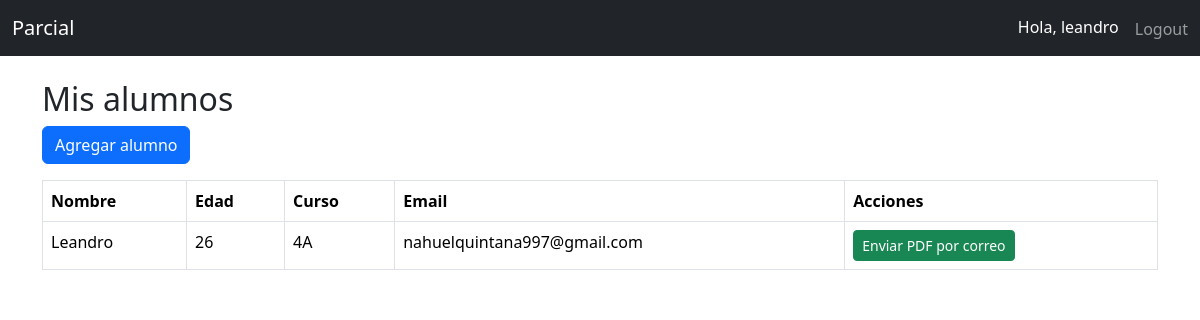
/alumnos/ (signed in), run on an earlier commit of the app's database.
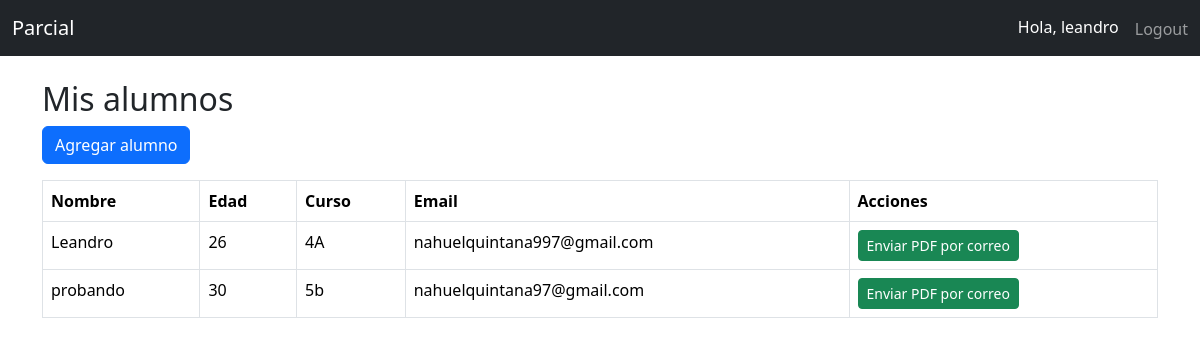
And on a later commit of the database.
### alumnos/models.py (models this page shows, shortened)
class Alumno(models.Model):
    usuario = models.ForeignKey(User, on_delete=models.CASCADE)
    nombre = models.CharField(max_length=100)
    edad = models.IntegerField()
    curso = models.CharField(max_length=100)
    email = models.EmailField()  # ✅ nuevo campo para envío de PDF

### alumnos/views.py (the view)
# urls.py: path('', DashboardView.as_view(), name='dashboard'),
class DashboardView(LoginRequiredMixin, ListView):
    model = Alumno
    template_name = 'alumnos/dashboard.html'
    context_object_name = 'alumnos'
    def get_queryset(self):
        return Alumno.objects.filter(usuario=self.request.user)

### alumnos/templates/alumnos/dashboard.html (shortened to what this page needs)
{% extends 'base.html' %}
{% block content %}
<h2>Mis alumnos</h2>
<a href="{% url 'nuevo_alumno' %}" class="btn btn-primary mb-3">Agregar alumno</a>
<table class="table table-bordered">
    <thead>
        <tr>
            <th>Nombre</th>
            <th>Edad</th>
            <th>Curso</th>
            <th>Email</th>
            <th>Acciones</th>
        </tr>
    </thead>
    <tbody>
        {% for alumno in alumnos %}
        <tr>
            <td>{{ alumno.nombre }}</td>
            <td>{{ alumno.edad }}</td>
            <td>{{ alumno.curso }}</td>
            <td>{{ alumno.email }}</td>
            <td>
                <a href="{% url 'enviar_pdf' alumno.pk %}" class="btn btn-sm btn-success">
                    Enviar PDF por correo
                </a>
            </td>
        </tr>
        {% empty %}
        <tr><td colspan="5">No hay alumnos registrados.</td></tr>
        {% endfor %}
    </tbody>
</table>
{% endblock %}

### templates/base.html (shortened to what this page needs)
<!DOCTYPE html>
<html lang="es">
<head>
    <link href="https://cdn.jsdelivr.net/npm/bootstrap@5.3.2/dist/css/bootstrap.min.css" rel="stylesheet">
</head>
<body>
    <nav class="navbar navbar-expand-lg navbar-dark bg-dark">
        <div class="container-fluid">
            <a class="navbar-brand" href="/">Parcial</a>
            <div class="collapse navbar-collapse">
                <ul class="navbar-nav ms-auto">
                {% if user.is_authenticated %}
                    <li class="nav-item">
                        <span class="navbar-text text-white me-3">
                            Hola, {{ user.username }}
                        </span>
                    </li>
                    <li class="nav-item">
                        <form action="{% url 'logout' %}" method="post" style="display:inline;">
                            <button type="submit" class="btn btn-link nav-link" style="display:inline; padding:0;">Logout</button>
                        </form>
                    </li>
                {% else %}
                    <li class="nav-item"><a class="nav-link" href="{% url 'login' %}">Login</a></li>
                    <li class="nav-item"><a class="nav-link" href="{% url 'signup' %}">Registro</a></li>
                {% endif %}
                </ul>
            </div>
        </div>
    </nav>
    <div class="container mt-4">
        {% block content %}{% endblock %}
    </div>
</body>
</html>

What changed in the data, as far as the page shows it:
added Alumno: nombre "probando", edad "30", curso "5b", email "nahuelquintana97@gmail.com"
